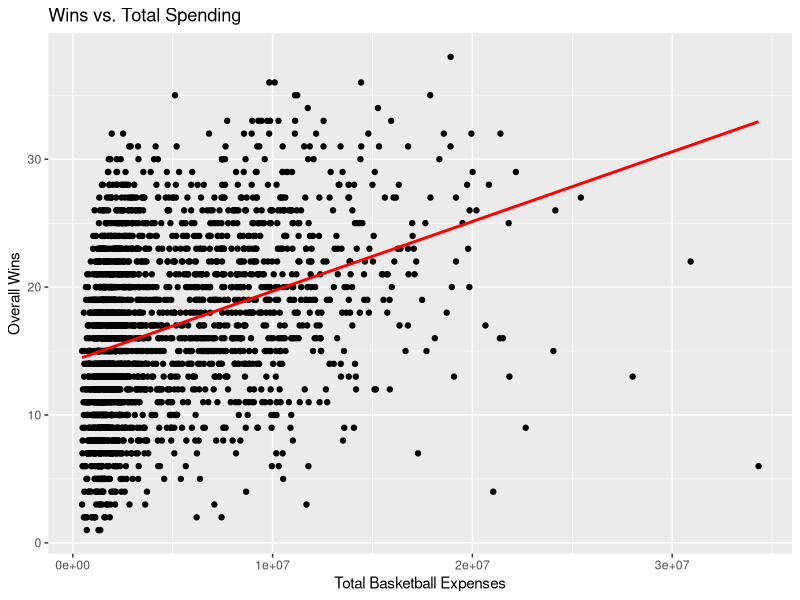
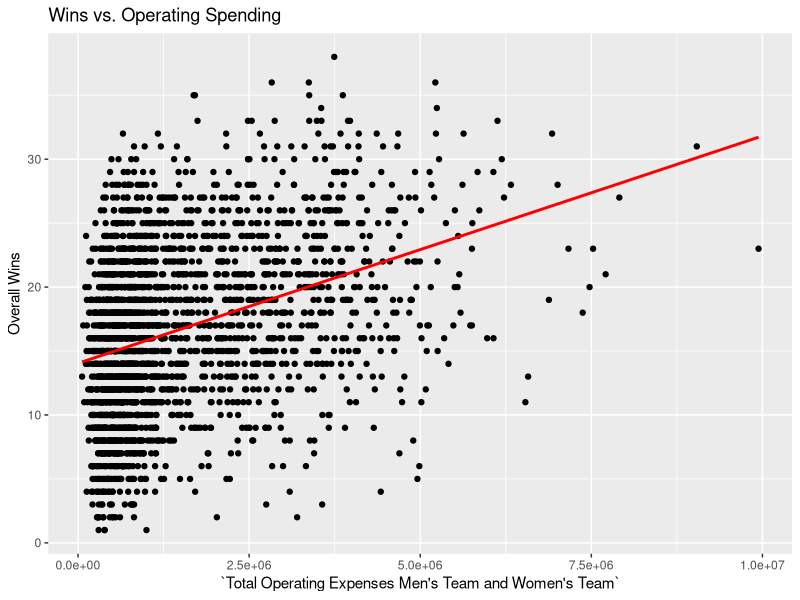
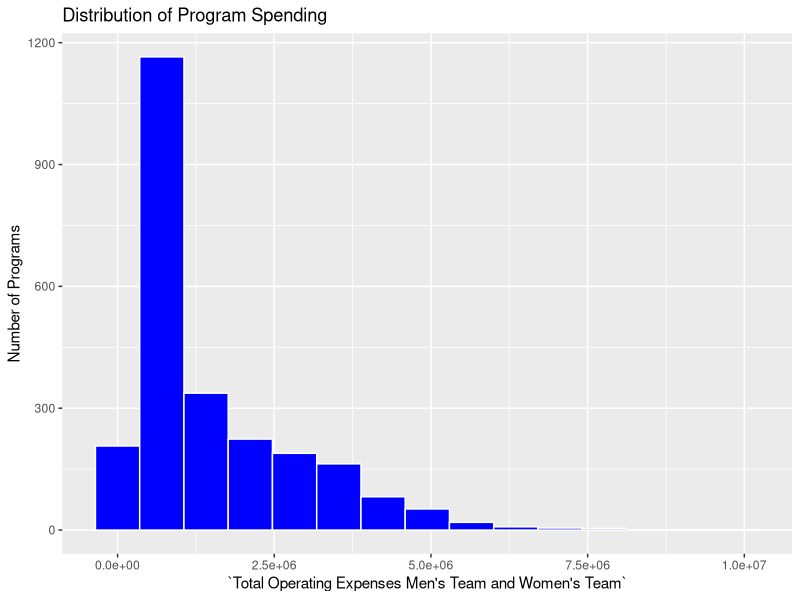

The R source for these figures, in order:
## ---- chunk 1
library(tidyverse)
## ---- chunk 2
eada_raw <- read_csv("final_project.Rmd - Sheet1.csv", show_col_types = FALSE)
success  <- read_csv("mbb_stats.csv", show_col_types = FALSE)
lookup <- read_csv("school_lookup.csv", show_col_types = FALSE) |>
  distinct(UNITID, School)  # drop Institution Name / match_type / name_dist

# Season in success looks like "2013-2014". The EADA Survey Year (2014)
# corresponds to the END of that season, so extract the second year.
success <- success |>
  mutate(season_end_year = as.integer(str_sub(Season, -4)))

success <- success |>
  distinct(School, season_end_year, .keep_all = TRUE)

joined <- eada_raw |>
  inner_join(lookup, by = "UNITID") |>
  inner_join(success,
             by = c("School", "Survey Year" = "season_end_year"))
## ---- chunk 3
# Find descriptive statistics
joined |> 
  summarise(
    Mean_Expenses = mean(`Total Expenses Men's Team and Women's Team`, na.rm = TRUE),
    Median_Expenses = median(`Total Expenses Men's Team and Women's Team`, na.rm = TRUE),
    SD_Expenses = sd(`Total Expenses Men's Team and Women's Team`, na.rm = TRUE),
    Mean_Wins = mean(OverallWins, na.rm = TRUE),
    Median_Wins = median(OverallWins, na.rm = TRUE),
    Total_Observations = n()
  )

## ---- chunk 4
# Calculate Z-scores for expenses and wins
eada_zscore <- eada_raw |>
  mutate(expenses = as.numeric(`Total Expenses Men's Team and Women's Team`)) |>
  group_by(`Survey Year`) |>
  mutate(z_score = (expenses - mean(expenses, na.rm = TRUE)) /
                    sd(expenses, na.rm = TRUE)) |>
  ungroup()
## ---- chunk 5
# Wins vs. Total Spending
joined |>
  ggplot(aes(x = `Expenses Men's Team`, y = OverallWins)) +
  geom_point() +
  geom_smooth(method = "lm", se = FALSE, color = "red") +
  labs(
    x = "Total Basketball Expenses",
    y = "Overall Wins",
    title = "Wins vs. Total Spending"
  )  
  
## ---- chunk 6
# Wins vs. Operating Spending
joined |>
  ggplot(aes(x = `Total Operating Expenses Men's Team and Women's Team`, y = OverallWins)) +
  geom_point() +
  geom_smooth(method = "lm", se = FALSE, color = "red") +
  labs(
    x = "`Total Operating Expenses Men's Team and Women's Team`",
    y = "Overall Wins",
    title = "Wins vs. Operating Spending"
  ) 
## ---- chunk 7
# Confidence Interval
ci_wins <- success |>
  group_by(season_end_year) |>
  summarise(
    n         = n(),
    mean_wins = mean(OverallWins, na.rm = TRUE),
    se_wins   = sd(OverallWins, na.rm = TRUE) / sqrt(n),
    ci_low    = mean_wins - 1.96 * se_wins,
    ci_high   = mean_wins + 1.96 * se_wins
  )

## ---- chunk 8
# T-test
joined <- joined |>
  mutate(spending_group = if_else(
    `Expenses Men's Team` >= median(`Total Operating Expenses Men's Team and Women's Team`, na.rm = TRUE),
    "High Spending",
    "Low Spending"
  ))

# Run the t-test
t_test_spending <- t.test(OverallWins ~ spending_group, data = joined)
print(t_test_spending)
## ---- chunk 9
# Distribution of Program Spending
joined |>
  ggplot(aes(x = `Total Operating Expenses Men's Team and Women's Team`)) +
  geom_histogram(bins = 15, fill = "blue", color = "white") +
  labs(
    x = "`Total Operating Expenses Men's Team and Women's Team`",
    y = "Number of Programs",
    title = "Distribution of Program Spending"
  )
